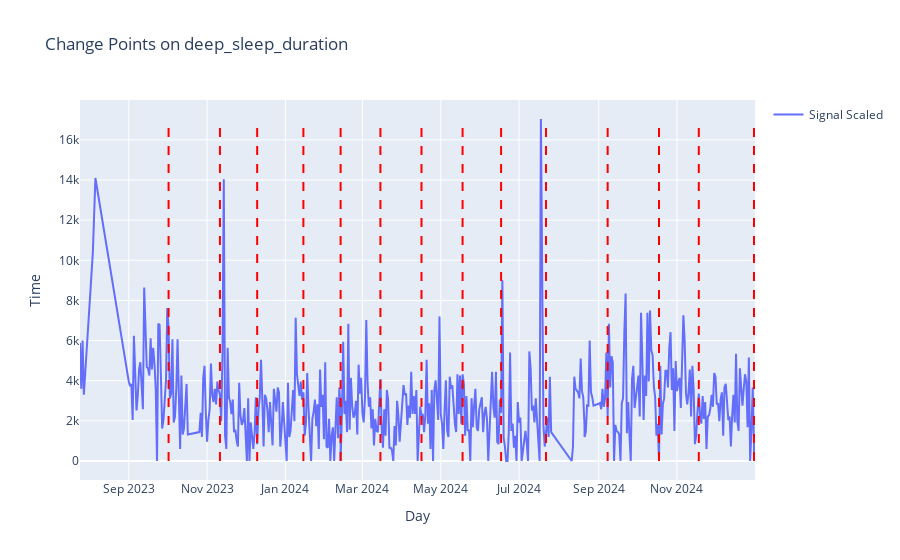

The notebook cell saved with this chart:
### Code cell
anomaly.start(column = 'deep_sleep_duration', penalty = 219, minSize = 30)

### Figure 1 — Plotly figure (JSON) as saved in the notebook; plotly's stock layout.template omitted (floating-point values rounded to 4 significant figures; data arrays with more than 128 entries replaced by an {"elided": "..."} marker saying what was removed)
{"data": [{"mode": "lines", "name": "Signal Scaled", "type": "scatter", "x": {"elided": "464 str values"}, "y": {"elided": "464 int values"}}], "layout": {"shapes": [{"line": {"color": "red", "dash": "dash", "width": 2}, "type": "line", "x0": "2023-10-02", "x1": "2023-10-02", "y0": -1, "y1": 17041}, {"line": {"color": "red", "dash": "dash", "width": 2}, "type": "line", "x0": "2023-11-11", "x1": "2023-11-11", "y0": -1, "y1": 17041}, {"line": {"color": "red", "dash": "dash", "width": 2}, "type": "line", "x0": "2023-12-10", "x1": "2023-12-10", "y0": -1, "y1": 17041}, {"line": {"color": "red", "dash": "dash", "width": 2}, "type": "line", "x0": "2024-01-15", "x1": "2024-01-15", "y0": -1, "y1": 17041}, {"line": {"color": "red", "dash": "dash", "width": 2}, "type": "line", "x0": "2024-02-13", "x1": "2024-02-13", "y0": -1, "y1": 17041}, {"line": {"color": "red", "dash": "dash", "width": 2}, "type": "line", "x0": "2024-03-15", "x1": "2024-03-15", "y0": -1, "y1": 17041}, {"line": {"color": "red", "dash": "dash", "width": 2}, "type": "line", "x0": "2024-04-16", "x1": "2024-04-16", "y0": -1, "y1": 17041}, {"line": {"color": "red", "dash": "dash", "width": 2}, "type": "line", "x0": "2024-05-18", "x1": "2024-05-18", "y0": -1, "y1": 17041}, {"line": {"color": "red", "dash": "dash", "width": 2}, "type": "line", "x0": "2024-06-17", "x1": "2024-06-17", "y0": -1, "y1": 17041}, {"line": {"color": "red", "dash": "dash", "width": 2}, "type": "line", "x0": "2024-07-22", "x1": "2024-07-22", "y0": -1, "y1": 17041}, {"line": {"color": "red", "dash": "dash", "width": 2}, "type": "line", "x0": "2024-09-08", "x1": "2024-09-08", "y0": -1, "y1": 17041}, {"line": {"color": "red", "dash": "dash", "width": 2}, "type": "line", "x0": "2024-10-18", "x1": "2024-10-18", "y0": -1, "y1": 17041}, {"line": {"color": "red", "dash": "dash", "width": 2}, "type": "line", "x0": "2024-11-18", "x1": "2024-11-18", "y0": -1, "y1": 17041}, {"line": {"color": "red", "dash": "dash", "width": 2}, "type": "line", "x0": "2024-12-31", "x1": "2024-12-31", "y0": -1, "y1": 17041}], "showlegend": true, "title": {"text": "Change Points on deep_sleep_duration"}, "xaxis": {"title": {"text": "Day"}}, "yaxis": {"title": {"text": "Time"}}}}
